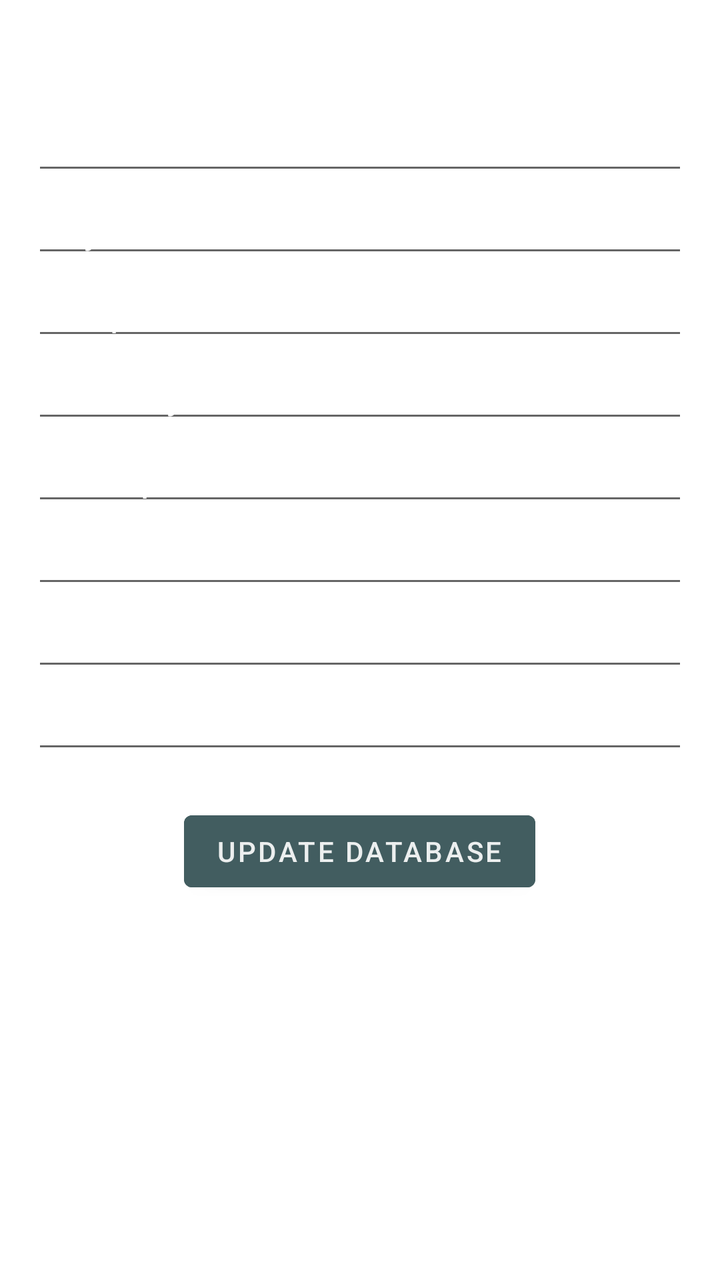
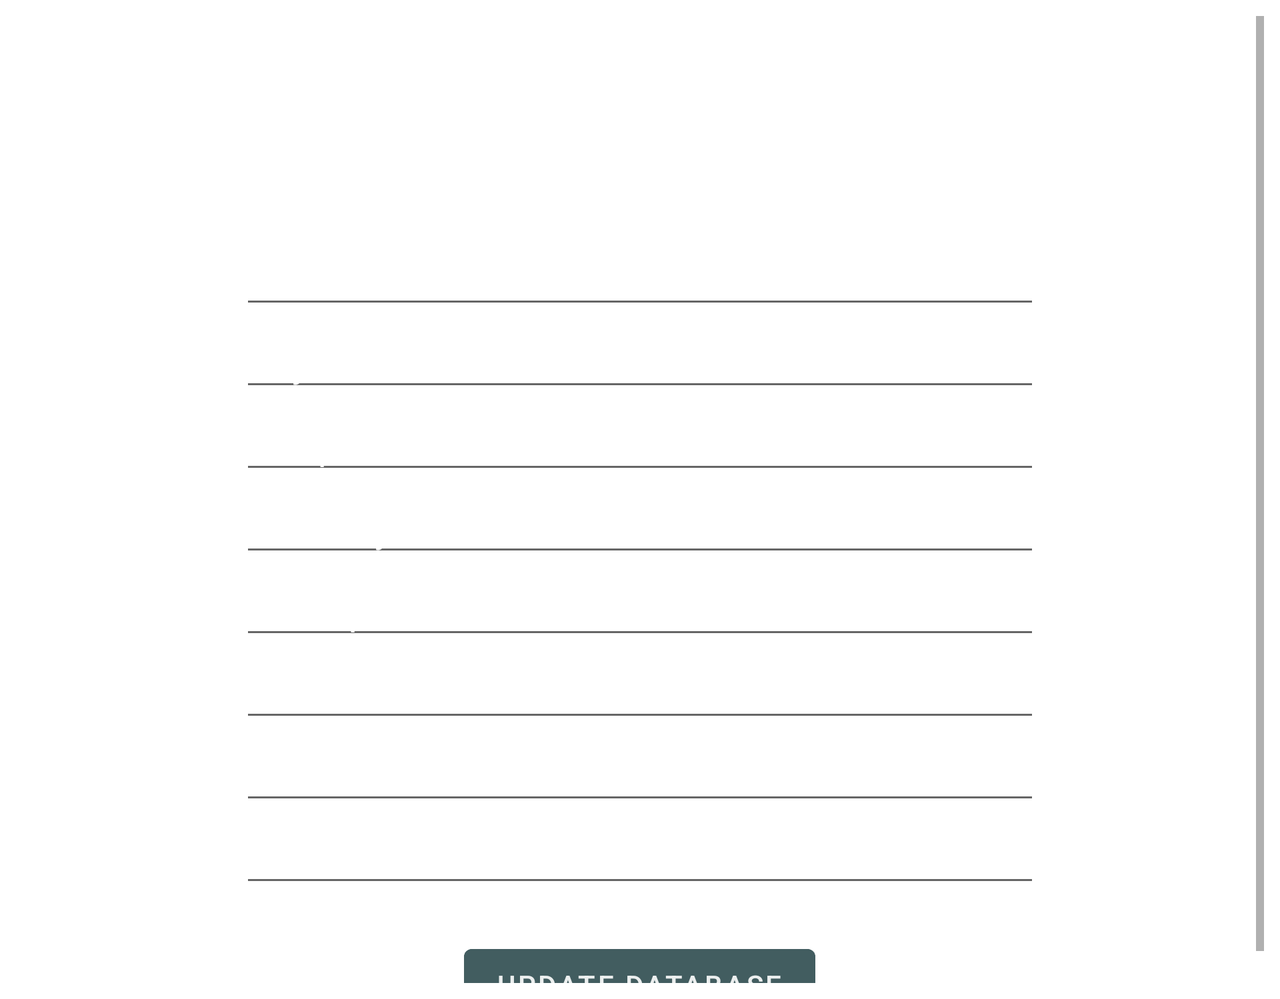

One screen, two layout resources from the same app: the default and the repository's alternative for another configuration. Each is rendered where Android would select it; the XML of both is given below.
<!-- AndroidManifest.xml: application theme Theme.FinalProject -->
<!-- res/layout/activity_edit_weather.xml -->
<LinearLayout xmlns:android="http://schemas.android.com/apk/res/android"
    xmlns:app="http://schemas.android.com/apk/res-auto"
    xmlns:tools="http://schemas.android.com/tools"
    android:layout_width="match_parent"
    android:layout_height="match_parent"
    android:orientation="vertical"
    android:padding="16dp"
    android:background="@drawable/list_background"
    tools:context=".view.EditWeatherActivity">

    <ImageButton
        android:id="@+id/menuBtnEdit"
        android:layout_width="35dp"
        android:layout_height="35dp"
        android:layout_gravity="end"
        android:onClick="showMenu"
        android:background="?attr/selectableItemBackgroundBorderless"
        android:src="@drawable/baseline_menu_24"
        app:tint="@color/white" />

    <EditText
        android:id="@+id/note_title_edit_text"
        android:layout_width="match_parent"
        android:layout_height="wrap_content"
        android:hint="@string/note_title2"
        android:textColor="#FFFFFF"
        android:textColorHint="#FFFFFF"
        android:textColorLink="#FFFFFF" />

    <EditText
        android:id="@+id/city_edit_text"
        android:layout_width="match_parent"
        android:layout_height="wrap_content"
        android:hint="@string/city"
        android:textColor="#FFFFFF"
        android:textColorHint="#FFFFFF" />

    <EditText
        android:id="@+id/temp_edit_text"
        android:layout_width="match_parent"
        android:layout_height="wrap_content"
        android:hint="@string/temperature"
        android:textColor="#FFFFFF"
        android:textColorHint="#FFFFFF" />

    <EditText
        android:id="@+id/humidity_edit_text"
        android:layout_width="match_parent"
        android:layout_height="wrap_content"
        android:hint="@string/humidity"
        android:textColor="#FFFFFF"
        android:textColorHint="#FFFFFF" />

    <EditText
        android:id="@+id/description_edit_text"
        android:layout_width="match_parent"
        android:layout_height="wrap_content"
        android:hint="@string/description"
        android:textColor="#FFFFFF"
        android:textColorHint="#FFFFFF" />

    <EditText
        android:id="@+id/wind_edit_text"
        android:layout_width="match_parent"
        android:layout_height="wrap_content"
        android:hint="@string/wind2"
        android:textColor="#FFFFFF"
        android:textColorHint="#FFFFFF" />

    <EditText
        android:id="@+id/clouds_edit_text"
        android:layout_width="match_parent"
        android:layout_height="wrap_content"
        android:hint="@string/clouds"
        android:textColor="#FFFFFF"
        android:textColorHint="#FFFFFF" />

    <EditText
        android:id="@+id/pressure_edit_text"
        android:layout_width="match_parent"
        android:layout_height="wrap_content"
        android:hint="@string/pressure"
        android:textColor="#FFFFFF"
        android:textColorHint="#FFFFFF" />

    <com.google.android.material.button.MaterialButton
        android:id="@+id/save_button"
        android:layout_width="wrap_content"
        android:layout_height="wrap_content"
        android:layout_gravity="center"
        android:layout_marginTop="20dp"
        android:onClick="saveWeatherData"
        android:text="@string/update_database"
        android:textColor="#E6FFFFFF"
        android:backgroundTint="#425D60" />

</LinearLayout>
<!-- resources referenced by this layout -->
<resources>
  <color name="white">#FFFFFFFF</color>
  <string name="city">City</string>
  <string name="clouds">Clouds</string>
  <string name="description">Description</string>
  <string name="humidity">Humidity</string>
  <string name="note_title2">Title</string>
  <string name="pressure">Pressure</string>
  <string name="temperature">Temperature</string>
  <string name="update_database">Update database</string>
  <string name="wind2">Wind</string>
  <style name="Theme.FinalProject" parent="Theme.MaterialComponents.DayNight.NoActionBar">
          <item name="android:forceDarkAllowed" tools:targetApi="q">false</item>
          
          <item name="colorPrimary">@color/custom_blue</item>
          <item name="colorPrimaryVariant">@color/custom_blue</item>
          <item name="colorOnPrimary">@color/white</item>
          
          <item name="colorSecondary">@color/teal_200</item>
          <item name="colorSecondaryVariant">@color/teal_700</item>
          <item name="colorOnSecondary">@color/black</item>
          
          <item name="android:statusBarColor">@color/custom_blue</item>
          
      </style>
  <color name="custom_blue">#33B8C1</color>
  <color name="teal_200">#FF03DAC5</color>
  <color name="teal_700">#FF018786</color>
  <color name="black">#FF000000</color>
</resources>
<!-- res/layout-land/activity_edit_weather.xml (the repository's variant of the layout above) -->
<!-- drawn on the phone turned sideways -->
<ScrollView xmlns:android="http://schemas.android.com/apk/res/android"
    xmlns:app="http://schemas.android.com/apk/res-auto"
    xmlns:tools="http://schemas.android.com/tools"
    android:layout_width="match_parent"
    android:layout_height="match_parent"
    android:padding="8dp"
    android:background="@drawable/list_background"
    tools:context=".view.EditWeatherActivity">

    <LinearLayout
        android:layout_width="400dp"
        android:layout_height="wrap_content"
        android:layout_gravity="center"
        android:layout_marginTop="50dp"
        android:orientation="vertical">

        <ImageButton
            android:id="@+id/menuBtnEdit"
            android:layout_width="35dp"
            android:layout_height="35dp"
            android:layout_gravity="end"
            android:background="?attr/selectableItemBackgroundBorderless"
            android:onClick="showMenu"
            android:src="@drawable/baseline_menu_24"
            app:tint="@color/white" />

        <EditText
            android:id="@+id/note_title_edit_text"
            android:layout_width="match_parent"
            android:layout_height="match_parent"
            android:hint="@string/note_title2"
            android:textColor="#FFFFFF"
            android:textColorHint="#FFFFFF"
            android:textColorLink="#FFFFFF" />

        <EditText
            android:id="@+id/city_edit_text"
            android:layout_width="match_parent"
            android:layout_height="wrap_content"
            android:hint="@string/city"
            android:textColor="#FFFFFF"
            android:textColorHint="#FFFFFF" />

        <EditText
            android:id="@+id/temp_edit_text"
            android:layout_width="match_parent"
            android:layout_height="wrap_content"
            android:hint="@string/temperature"
            android:textColor="#FFFFFF"
            android:textColorHint="#FFFFFF" />

        <EditText
            android:id="@+id/humidity_edit_text"
            android:layout_width="match_parent"
            android:layout_height="wrap_content"
            android:hint="@string/humidity"
            android:textColor="#FFFFFF"
            android:textColorHint="#FFFFFF" />

        <EditText
            android:id="@+id/description_edit_text"
            android:layout_width="match_parent"
            android:layout_height="wrap_content"
            android:hint="@string/description"
            android:textColor="#FFFFFF"
            android:textColorHint="#FFFFFF" />

        <EditText
            android:id="@+id/wind_edit_text"
            android:layout_width="match_parent"
            android:layout_height="wrap_content"
            android:hint="@string/wind2"
            android:textColor="#FFFFFF"
            android:textColorHint="#FFFFFF" />

        <EditText
            android:id="@+id/clouds_edit_text"
            android:layout_width="match_parent"
            android:layout_height="wrap_content"
            android:hint="@string/clouds"
            android:textColor="#FFFFFF"
            android:textColorHint="#FFFFFF" />

        <EditText
            android:id="@+id/pressure_edit_text"
            android:layout_width="match_parent"
            android:layout_height="wrap_content"
            android:hint="@string/pressure"
            android:textColor="#FFFFFF"
            android:textColorHint="#FFFFFF" />

        <com.google.android.material.button.MaterialButton
            android:id="@+id/save_button"
            android:layout_width="wrap_content"
            android:layout_height="wrap_content"
            android:layout_gravity="center"
            android:layout_marginTop="20dp"
            android:backgroundTint="#425D60"
            android:onClick="saveWeatherData"
            android:text="@string/update_database"
            android:textColor="#E6FFFFFF" />
    </LinearLayout>
</ScrollView>
